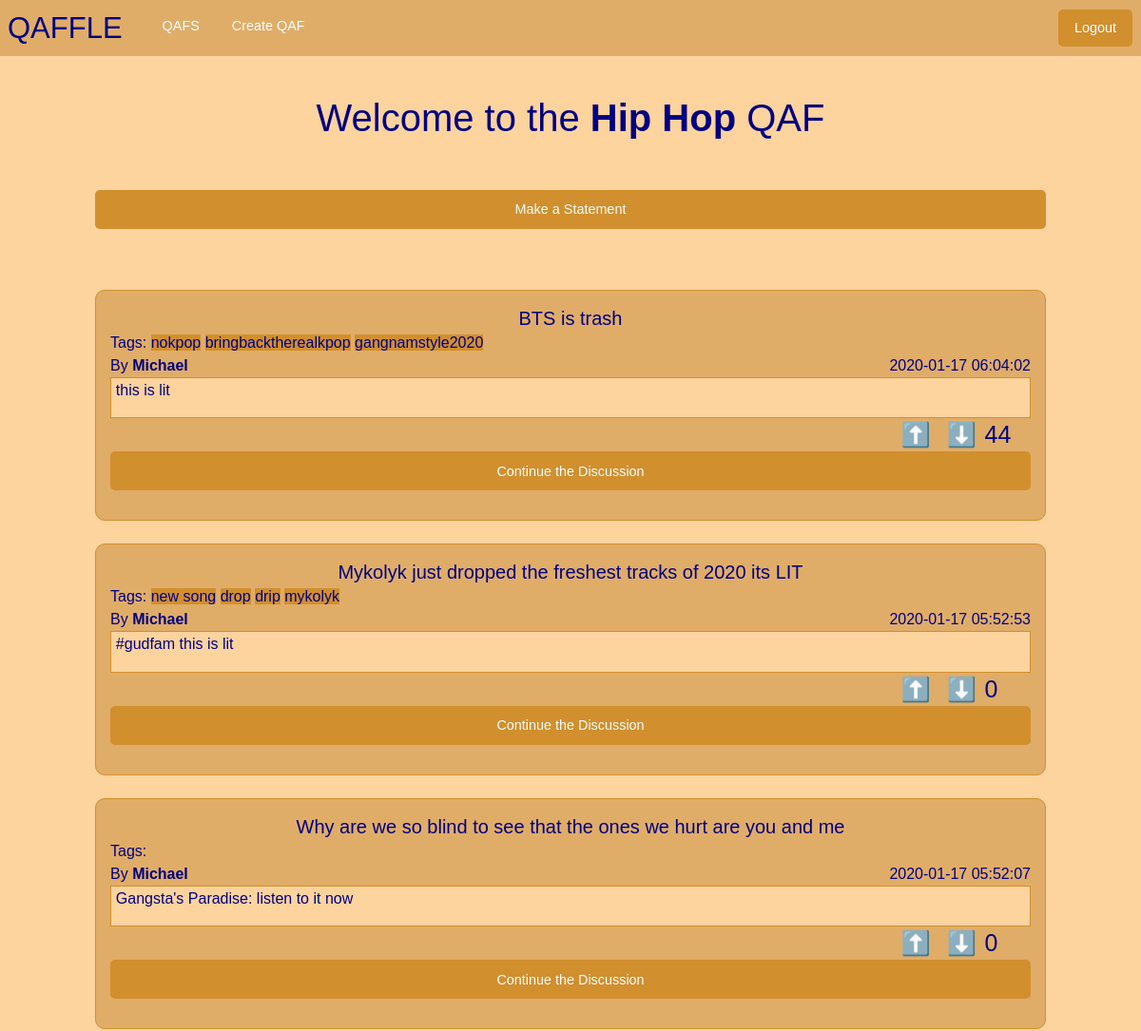
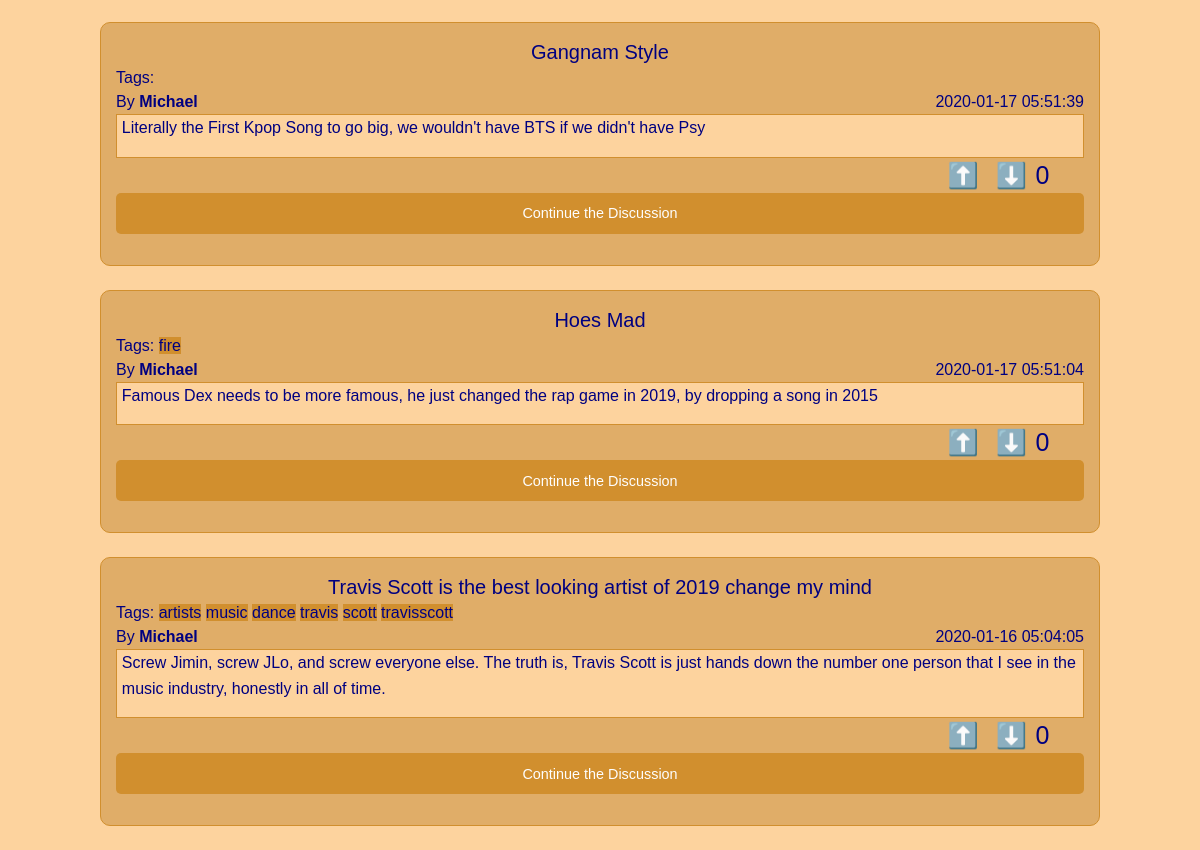
The app's page /qaf/1 (signed in) with its own data (2 pictures, top to bottom).
### tables this page shows
CREATE TABLE qafs (id INTEGER PRIMARY KEY, name TEXT, owner_id INTEGER, mode TEXT);

CREATE TABLE posts (id INTEGER PRIMARY KEY, author_id INTEGER, title TEXT, content TEXT, qaf_id INTEGER, tags TEXT, time_created DATETIME DEFAULT CURRENT_TIMESTAMP, net_vote INTEGER);

CREATE TABLE users (id INTEGER PRIMARY KEY, username TEXT, password TEXT, waffles INT, qafs_joined TEXT);

### quaffle/__init__.py (the view)
@app.route("/qaf/<id>", methods=['GET', 'POST'])
def show_qaf(id):
    if current_user() == None:
      flash('You must be logged in to access this page', 'warning')
      return redirect( url_for( 'login'))
    qaf = Qaf(id)
    posts = qaf.get_posts()
    return render_template('qaf.html', title = qaf.name, qaf = qaf, posts = posts)

### quaffle/__init__.py (called while the page is built)
def current_user():
    if 'user_id' in session:
        return User(session['user_id'])
    return None

@app.context_processor
def make_template_globals():
    return dict(current_user=current_user())

### quaffle/util/db_builder.py (called while the page is built)
def execute(cmd):
    db = sqlite3.connect(DB_FILE)
    c = db.cursor()
    output = c.execute(cmd)
    db.commit()
    return output

### quaffle/util/post.py (called while the page is built)
    def get_author(self):
        return util.user.User(self.author_id)

### quaffle/util/qaf.py (called while the page is built)
	def get_posts(self):
		command = 'SELECT id FROM posts WHERE qaf_id = {} ORDER BY time_created DESC'.format(self.id)
		data = execute(command).fetchall()
		posts = []
		for post_id in data:
			posts.append(Post(post_id[0]))
		return posts

### quaffle/templates/qaf.html (shortened to what this page needs)
{% extends "base.html" %}
{% block content %}
<div class="grid-x">
  <h2 class="small-12">Welcome to the <strong>{{ qaf.name }}</strong> QAF</h2>
  <div class="small-10 small-offset-1">
    <br>
    <br>
    <a class="expanded button" href="/qaf/{{qaf.id}}/create_post">Make a Statement</a>
    <br>
    <br>
    {% for post in posts %}
      <div class="post grid-x">
        <h5 style="text-align:left">{{post.title}}</h5>
        <div class="small-12" style="text-align:left">Tags:
          {% for tag in post.tags %}
            <span class = "tag">{{ tag }}</span>
          {% endfor %}
        </div>
        <div class="small-12">By <strong>{{post.get_author().username}}</strong> <span style="float:right;">{{post.time_created}}</span> </div><br>
        <div class="small-12 post-desc" style="word-wrap:break-word;">
          <p style="margin-left:0.5%;margin-right:0.5%">{{post.content}}</p>
        </div>
        <br>
        <div class="small-4 upvote" id="{{post.id}}" style="margin-left:85%;width:5%">
          <h4 class="upvote" id="{{post.id}}">⬆️</h4>
        </div>
        <div class="small-4 downvote" id="{{post.id}}" style="width:5%">
          <h4 class="downvote" id="{{post.id}}">⬇️</h4>
        </div>
        <div>
          <h4 class="votes" id="{{post.id}}">{{post.net_vote}}</h4>
        </div>
        <a class="button expanded small-12" href="{{ url_for('show_post', qaf_id = qaf.id, post_id=post.id) }}"> Continue the Discussion </a>
      </div>
      <br>
    {% endfor %}
  </div>
</div>
{% endblock content %}

### quaffle/static/css/stylesheet.css (style rules this page uses)
body { font-family: 'Overpass', sans-serif; background-color: RGB(253, 211, 158); color: navy; }
a { border: 0px; border-color: RGB(209, 143, 46); padding: 0px; font-family: 'Overpass', sans-serif; }
.button { background-color: RGB(209, 143, 46); border-radius: 5px; }
h2 { color: navy; margin: auto; font-family: 'Overpass', sans-serif; text-align: center; }
h4 { color: navy; margin: auto; font-family: 'Overpass', sans-serif; text-align: center; }
h5 { margin: auto; text-align: center; font-family: 'Overpass', sans-serif; }
.tag { background-color: RGB(209, 143, 46); }
.post { border-color: RGB(209, 143, 46); border-style: solid; border-width: thin; border-radius: 10px; background-color: RGB(224, 173, 104); padding: 15px; }
.post-desc { border-color: RGB(209, 143, 46); border-style: solid; border-width: thin; background-color: RGB(253, 211, 158); }

### records on screen
qafs: name "Hip Hop"
posts: title "BTS is trash", tags "nokpop" "bringbacktherealkpop" "gangnamstyle2020", get_author "Michael", time_created "2020-01-17 06:04:02", content "this is lit", net_vote "44"
posts: title "Mykolyk just dropped the freshest tracks of 2020 its LIT", tags "new song" "drop" "drip" "mykolyk", get_author "Michael", time_created "2020-01-17 05:52:53", content "#gudfam this is lit", {{ post.id }} 5 (drawn), net_vote "0"
posts: title "Why are we so blind to see that the ones we hurt are you and me", get_author "Michael", time_created "2020-01-17 05:52:07", content "Gangsta's Paradise: listen to it now", net_vote "0"
posts: title "Gangnam Style", get_author "Michael", time_created "2020-01-17 05:51:39", content "Literally the First Kpop Song to go big, we wouldn't have BTS if we didn't have Psy", net_vote "0"
posts: title "Hoes Mad", tags "fire", get_author "Michael", time_created "2020-01-17 05:51:04", content "Famous Dex needs to be more famous, he just changed the rap game in 2019, by dropping a song in 2015", net_vote "0"
posts: title "Travis Scott is the best looking artist of 2019 change my mind", tags "artists" "music" "dance" "travis" "scott" "travisscott", get_author "Michael", time_created "2020-01-16 05:04:05", content "Screw Jimin, screw JLo, and screw everyone else. The truth is, Travis Scott is just hands down the number one person that I see in the music industry, honestly in all of time.", net_vote "0"
